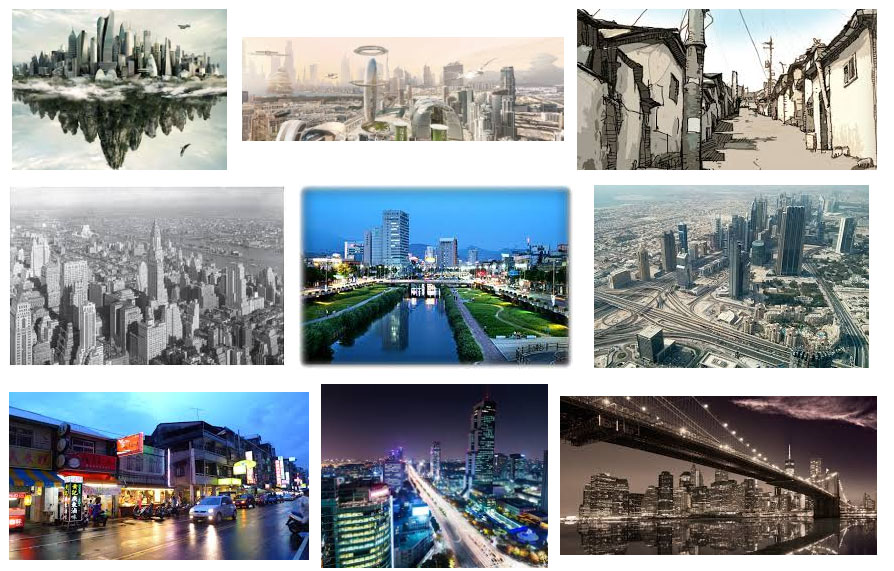
#> input picture images_source/first.jpg, 894 x 571 px, found by its file name; its folder holds only this picture in this run
$ python app.py
#> lines starting #> are read from the running program, lines starting #| are printed output that depends on the picture; after the words box and inside, x2 and y2 are one past the last pixel; in counts of white or black regions, pixels touching at a corner belong together
import cv2
import os
from cv2 import threshold
from matplotlib.pyplot import show
import numpy as np


RADIUS = 10
THRESHOLD = 200


def show_image(image):
    cv2.imshow('image',image)
    c = cv2.waitKey()
    if c >= 0 : return -1
    return 0


def path(p):
    return os.getcwd() + p


def get_image(file):
    return cv2.imread(path(f'\images_source\{file}'))


def wrong_contour_dimensions(w, h):
    if w<RADIUS*3 or h < RADIUS*3:
       return True
    return False


def get_contours(image):
    gray = cv2.cvtColor(image, cv2.COLOR_BGR2GRAY)

    median = cv2.medianBlur(gray,5)
    blur = cv2.bilateralFilter(median,8,75,75)
    _, threshold = cv2.threshold(blur, THRESHOLD, 255, cv2.THRESH_BINARY_INV)

    kernel = cv2.getStructuringElement(cv2.MORPH_RECT, (RADIUS,RADIUS))
    gradient = cv2.morphologyEx(threshold, cv2.MORPH_GRADIENT, kernel)

    contours, chierarchy = cv2.findContours(gradient, cv2.RETR_EXTERNAL, cv2.CHAIN_APPROX_SIMPLE)

    return contours


def write_image(image, contour, name, id):
    x,y,w,h = cv2.boundingRect(contour)
    if wrong_contour_dimensions(w, h):
        return
    radius = int(RADIUS / 2) + 1
    ROI = image[y+radius:y+h-radius, x+radius:x+w-radius]
    cv2.imwrite(path(f'\images_target\{name}_{id}.png'), ROI)


def write_images(image, contours, name):
    for i, contour in enumerate(contours):
        write_image(image, contour, name, i)


def get_source_images(folder):
    source_path = path(folder)
    return [f for f in os.listdir(source_path) if os.path.isfile(os.path.join(source_path, f))]


def process_file(file):
    name = file.split('.')[0]
    image = get_image(file)
    contours = get_contours(image)
    write_images(image, contours, name)


def main():
    onlyfiles = get_source_images('\images_source')
    for file in onlyfiles:
        process_file(file)
#> in get_image, returned value is the input picture: shape (571, 894, 3); mean B, G, R 154.9, 152.5, 147.7
#> in get_contours, `gray = cv2.cvtColor(image, cv2.COLOR_BGR2GRAY)`:
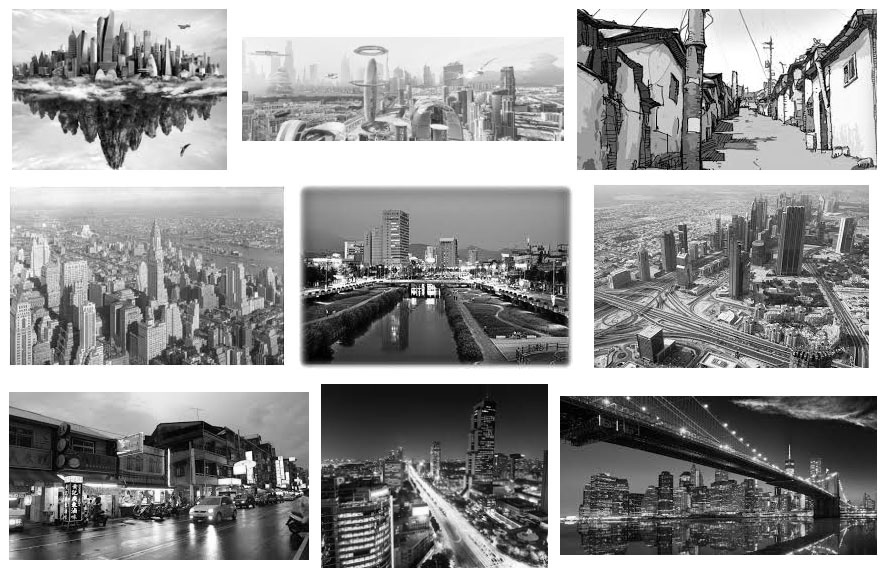
#> gray: shape (571, 894); min 0, max 255, mean 151.4
#> in get_contours, `median = cv2.medianBlur(gray,5)`:
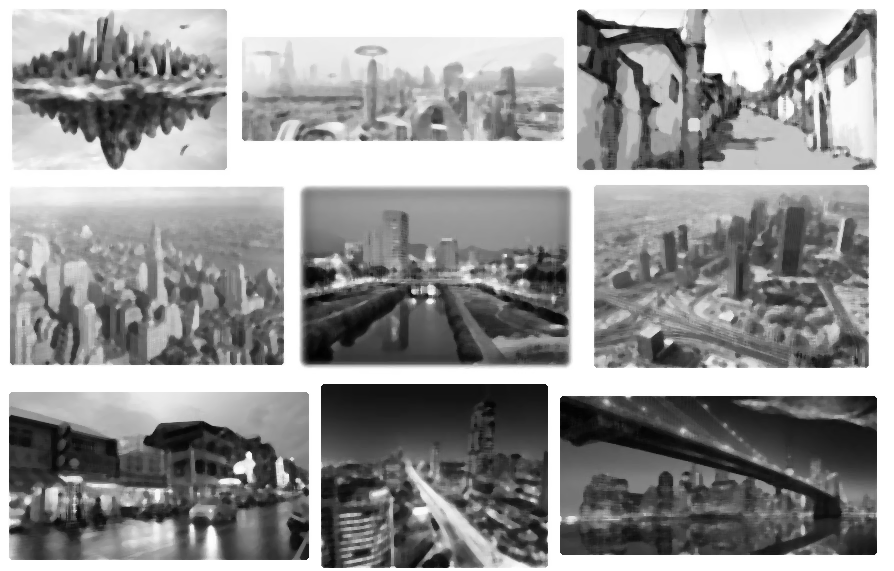
#> median: shape (571, 894); min 1, max 255, mean 151.3
#> in get_contours, `_, threshold = cv2.threshold(blur, THRESHOLD, 255, cv2.THRESH_BINARY_I..`:
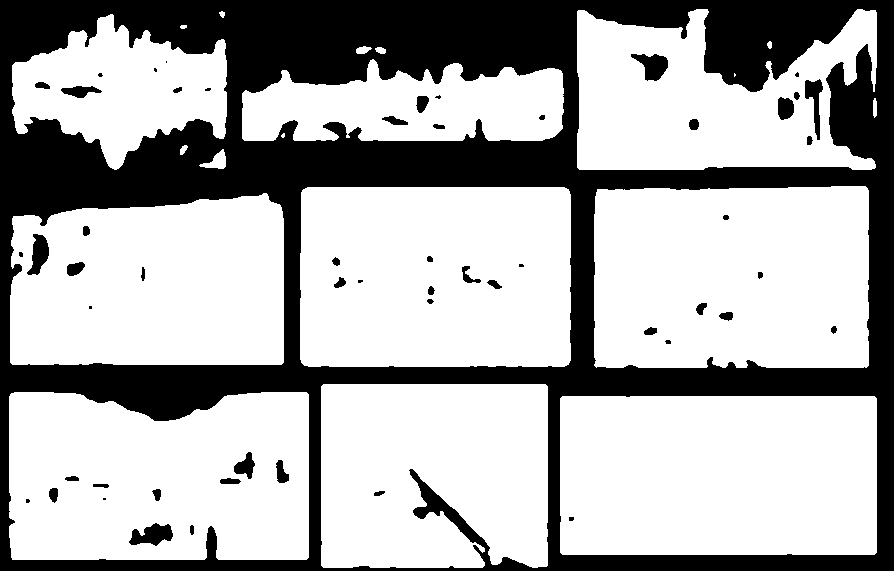
#> threshold: shape (571, 894); 67.9% white; 55 black regions (13 under 20 px), largest, box (x1, y1, x2, y2) and area: (0, 0, 894, 571) 158180, (129, 523, 173, 546) 629, (631, 54, 668, 81) 593
#> in get_contours, `gradient = cv2.morphologyEx(threshold, cv2.MORPH_GRADIENT, kernel)`:
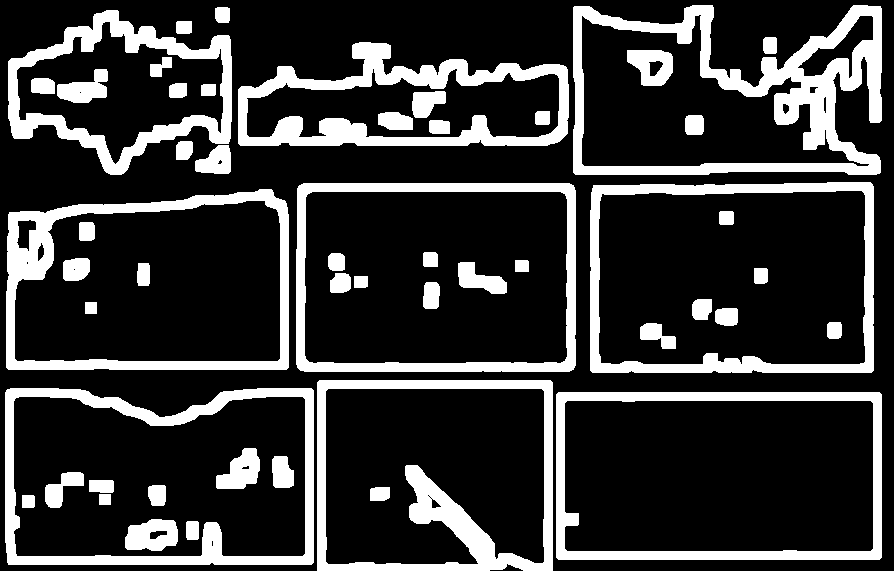
#> gradient: shape (571, 894); 21.4% white; 52 white regions
#> in get_contours, `contours, chierarchy = cv2.findContours(gradient, cv2.RETR_EXTERNAL, c..`: contours = 14 contours; largest, box (x1, y1, x2, y2) and area: (556, 392, 882, 560) 54267, (590, 182, 874, 373) 53165, (296, 183, 576, 372) 52321, (5, 388, 314, 565) 51792, (6, 189, 289, 370) 47094; chierarchy = 14 rows, first 6: [1, -1, -1, -1], [2, 0, -1, -1], [3, 1, -1, -1], [4, 2, -1, -1], [5, 3, -1, -1], [6, 4, -1, -1]
#> the loop in write_images, `for i, contour in enumerate(contours):` made 14 passes
#> (x in write_image, y in write_image, w in write_image, h in write_image) on passes 1 to 12: (556, 392, 326, 168), (5, 388, 309, 177), (317, 380, 236, 191), (6, 189, 283, 181), (296, 183, 280, 189), (590, 182, 284, 191), (195, 145, 36, 29), (176, 141, 17, 19), (238, 42, 331, 104), (763, 37, 14, 17), (176, 21, 16, 13), (8, 10, 224, 165)
#> pass 1, in write_image, `ROI = image[y+radius:y+h-radius, x+radius:x+w-radius]`:
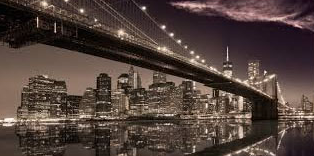
#> ROI: shape (156, 314, 3); mean B, G, R 59.3, 65.3, 81.2
#> pass 2, in write_image (call 2), `ROI = image[y+radius:y+h-radius, x+radius:x+w-radius]`:
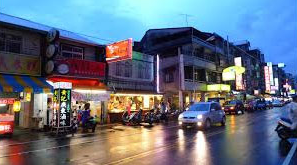
#> ROI: shape (165, 297, 3); mean B, G, R 126.9, 110.6, 100.5
#> pass 3, in write_image (call 3), `ROI = image[y+radius:y+h-radius, x+radius:x+w-radius]`:
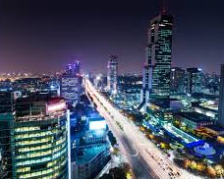
#> ROI: shape (179, 224, 3); mean B, G, R 95.7, 78.2, 70


if __name__ == '__main__':
    main()

$ run again, on images_source/second.jpg
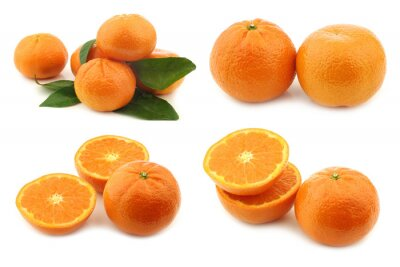
#> input picture images_source/second.jpg, 400 x 267 px, found by its file name
#> in get_image, returned value is the input picture: shape (267, 400, 3); mean B, G, R 161.4, 200.2, 239.2
#> in get_contours, `_, threshold = cv2.threshold(blur, THRESHOLD, 255, cv2.THRESH_BINARY_I..`:
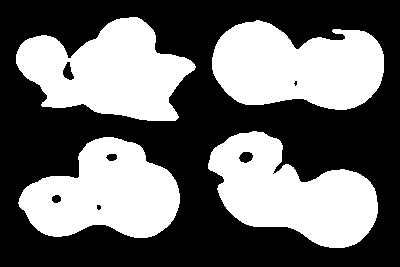
#> threshold: shape (267, 400); 42.5% white; 4 white regions, box (x1, y1, x2, y2) and area: (208, 131, 378, 248) 11594, (212, 20, 384, 110) 11559, (16, 17, 196, 121) 11503, (18, 137, 180, 238) 10771
#> gradient: shape (267, 400); 22.1% white; 9 white regions
#> in get_contours, `contours, chierarchy = cv2.findContours(gradient, cv2.RETR_EXTERNAL, c..`: contours = 4 contours; box (x1, y1, x2, y2) and area: (12, 13, 201, 126) 14364, (204, 127, 383, 253) 14354, (208, 16, 389, 115) 14093, (14, 133, 185, 243) 13264; chierarchy = [[1, -1, -1, -1], [2, 0, -1, -1], [3, 1, -1, -1], [-1, 2, -1, -1]]
#> the loop in write_images, `for i, contour in enumerate(contours):` made 4 passes
#> (x in write_image, y in write_image, w in write_image, h in write_image) on passes 1 to 4: (14, 133, 171, 110), (204, 127, 179, 126), (208, 16, 181, 99), (12, 13, 189, 113)
#> pass 3, in write_image (call 3), `ROI = image[y+radius:y+h-radius, x+radius:x+w-radius]`:
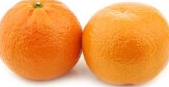
#> ROI: shape (87, 169, 3); mean B, G, R 86, 159.3, 238.2
